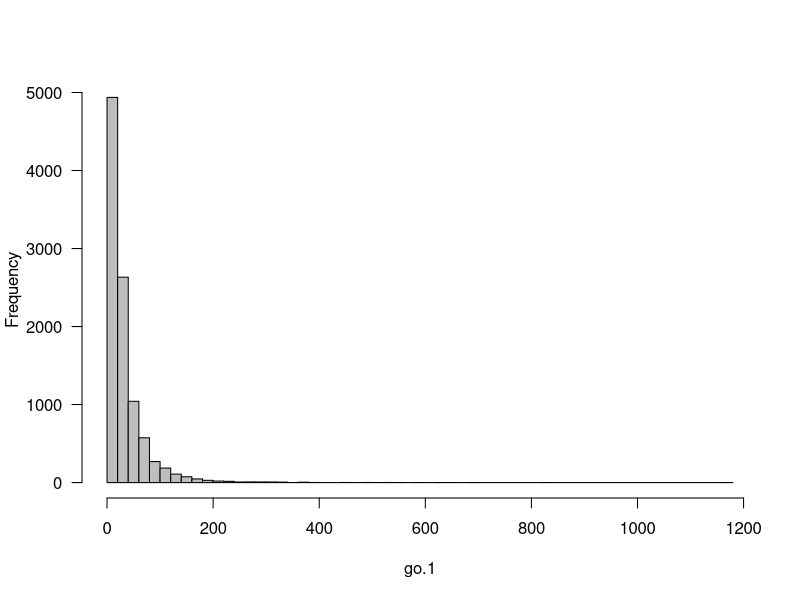
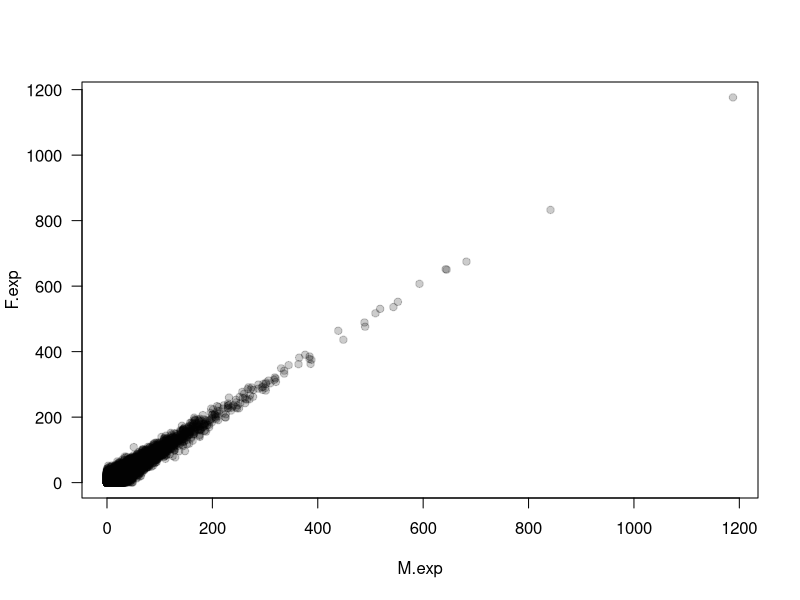
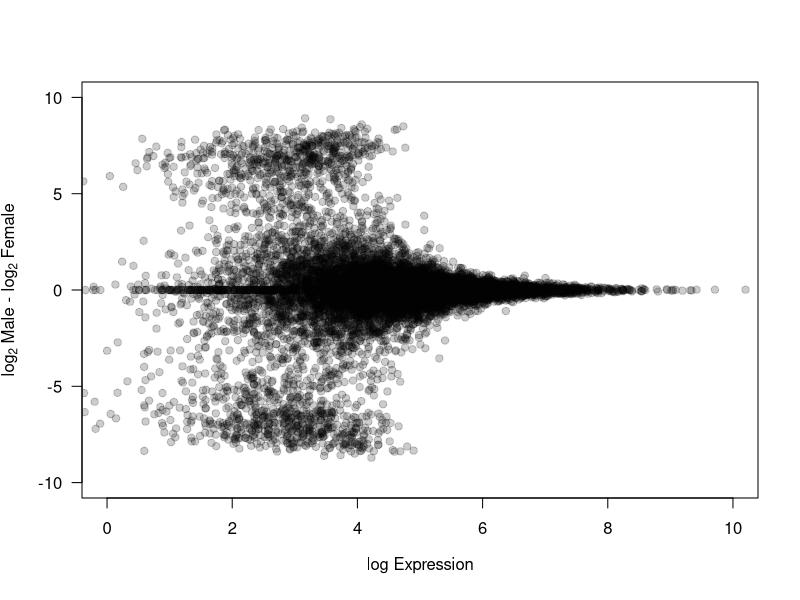
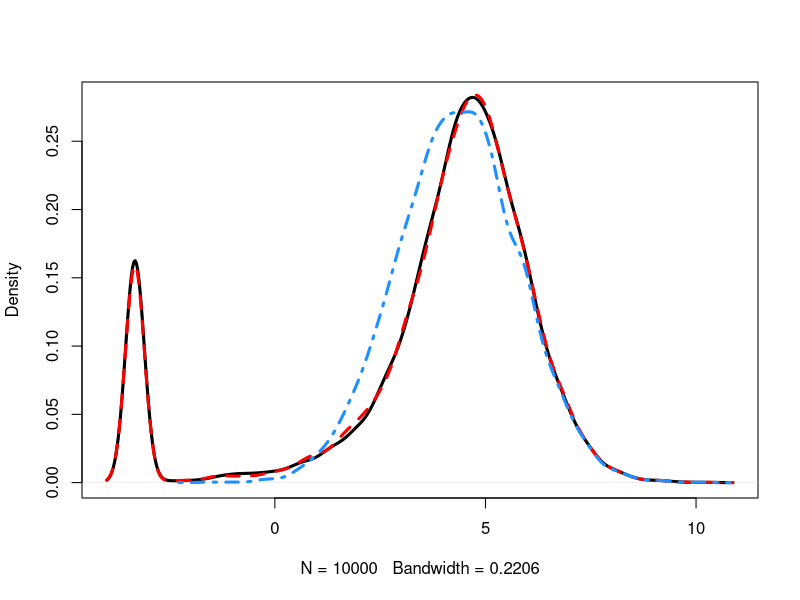
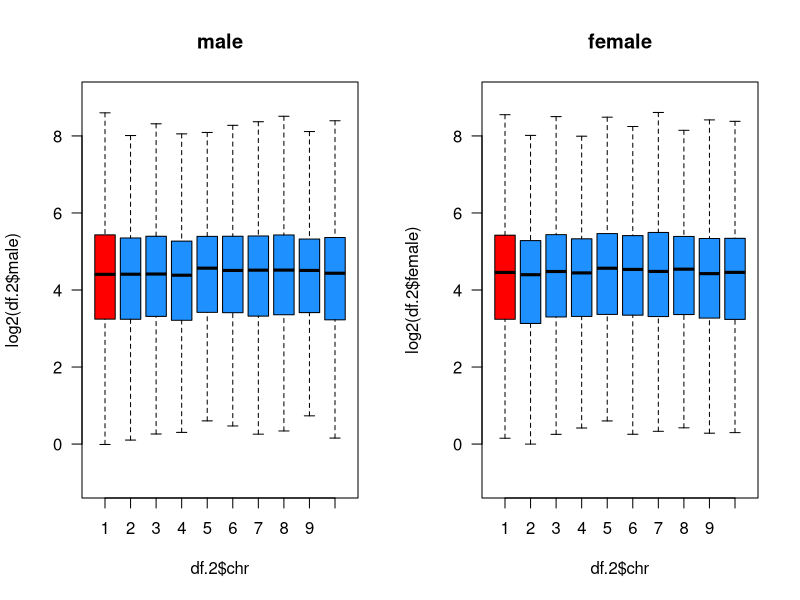
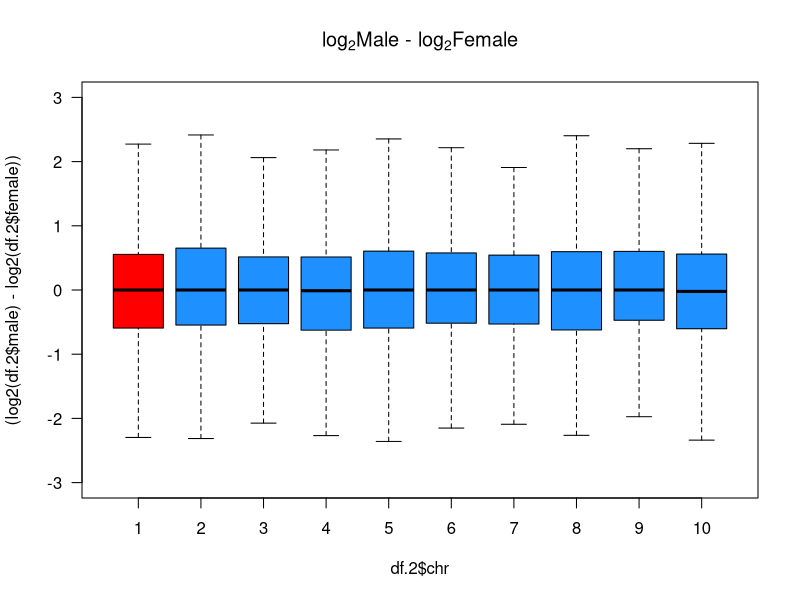
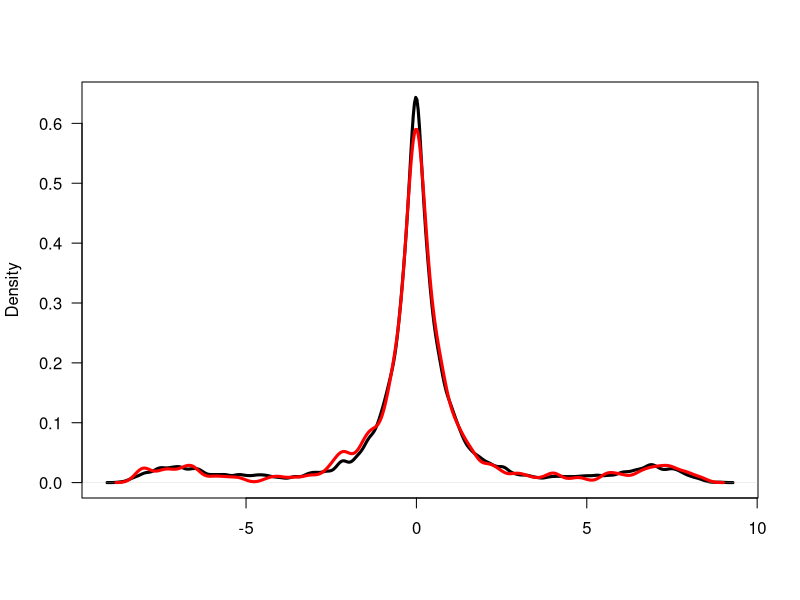
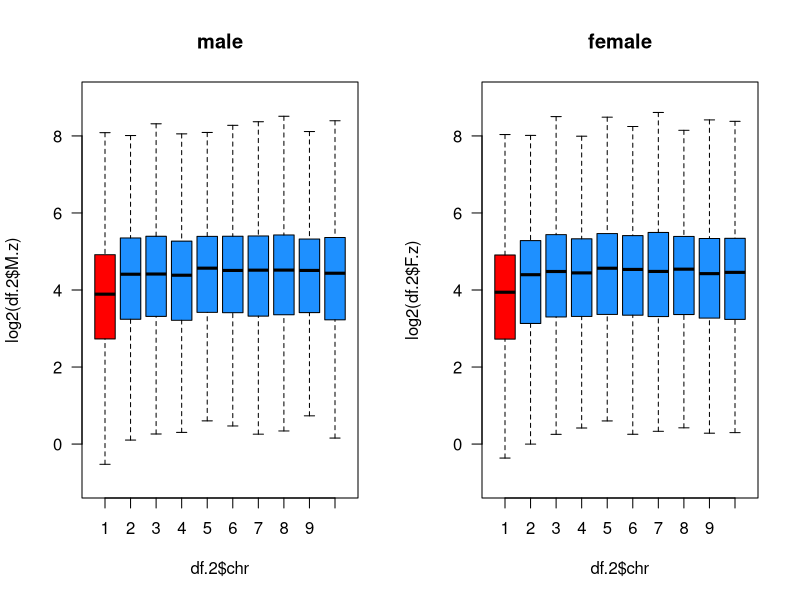

Here is the R script that generated these plots, in order:
## ---- chunk 1
knitr::opts_chunk$set(fig.align = "center")
## ---- chunk 2
set.seed(13342143)
sessionInfo()
setwd("~/Desktop/Projects/NGS-course/SLDC")

# simulate read counts under a log normal distribution
go.1 <- rlnorm(n = 1e4, meanlog = 3, sdlog = 1)
head(go.1)
hist(go.1, col = "grey", main = "", las = 1, breaks = 50)
## ---- chunk 3
#Male data
M.exp <- go.1 + rnorm(1e4, mean = 0, sd = 10)
M.exp[M.exp < 0.1] <- 0.1 # we will be using log2, and don't want the world to implode.

#Female data
F.exp <- go.1 + rnorm(1e4, mean = 0, sd = 10)
F.exp[F.exp < 0.1] <- 0.1

# Combine into data.frame
df.2 <- data.frame(exp = go.1, male = M.exp, female = F.exp, chr = as.factor(rep(1:10)))
head(df.2)
tail(df.2)
str(df.2)
## ---- chunk 4
plot(M.exp, F.exp, pch = 19, las = 1, col = rgb(0, 0, 0, 0.2))

#### Make your own M:A plot
plot(log2(go.1), log2(M.exp) - log2(F.exp), pch = 19, col = rgb(0, 0, 0, 0.2), ylim = c(-10, 10), xlim = c(0, 10), las = 1, xlab = expression(paste("log Expression")), ylab = expression(paste("log"[2], " Male - log"[2], " Female")))

# plot males count density
plot(density(log2(M.exp)), lwd = 3, main = "") 
# overlay female count density
lines(density(log2(F.exp)), lwd = 3, main = "", col = "red", lty = 2) 
# overlay the base expression
lines(density(log2(df.2$exp)), lwd = 3, col = "dodgerblue", lty = 4) 

## ---- chunk 5
par(mfrow = c(1, 2))
# Chromosome 1 is the sex chromosome
boxplot(log2(df.2$male) ~ df.2$chr, las =1, pch = 19, col = c("red", rep("dodgerblue", 9)), ylim = c(-1, 9), main = "male", outline = FALSE) 
boxplot(log2(df.2$female) ~ df.2$chr, las =1, pch = 19, col = c("red", rep("dodgerblue", 9)), ylim = c(-1, 9), main = "female", outline = FALSE)
par(mfrow = c(1, 1))
## ---- chunk 6
# This is chromosome by chromosome
boxplot((log2(df.2$male) - log2(df.2$female)) ~ df.2$chr, pch = 19, col = c("red", rep("dodgerblue", 9)), las = 1, ylim = c(-3, 3), main = expression(paste("log"[2], "Male - log"[2], "Female")), outline = FALSE) 

# Autosomes vs. sex-chromosome
plot(density(log2(df.2$male[df.2$chr != 1]) - log2(df.2$female[df.2$chr != 1])), lwd = 3, las = 1, main = "", xlab = "")
lines(density(log2(df.2$male[df.2$chr == 1]) - log2(df.2$female[df.2$chr == 1])), lwd = 3, col = "red")
## ---- chunk 7
df.2$M.z <- df.2$male
df.2$M.z[df.2$chr == 1] <- df.2$male[df.2$chr == 1] * 0.7

df.2$F.z <- df.2$female
df.2$F.z[df.2$chr == 1] <- df.2$female[df.2$chr == 1] * 0.7
head(df.2)

par(mfrow = c(1, 2))
boxplot(log2(df.2$M.z) ~ df.2$chr, las =1, pch = 19, col = c("red", rep("dodgerblue", 9)), ylim = c(-1, 9), main = "male", outline = FALSE)

boxplot(log2(df.2$F.z) ~ df.2$chr, las =1, pch = 19, col = c("red", rep("dodgerblue", 9)), ylim = c(-1, 9), main = "female", outline = FALSE)
par(mfrow = c(1, 1))
## ---- chunk 8
df.2$trt <- df.2$male
df.2$trt[df.2$chr == 1] <- df.2$male[df.2$chr == 1] * 2
head(df.2)

par(mfrow = c(1, 2))
boxplot(log2(df.2$trt) ~ df.2$chr, las =1, pch = 19, col = c("red", rep("dodgerblue", 9)), ylim = c(-1, 10), main = "male", outline = FALSE)

boxplot(log2(df.2$F.z) ~ df.2$chr, las =1, pch = 19, col = c("red", rep("dodgerblue", 9)), ylim = c(-1, 10), main = "female", outline = FALSE)
par(mfrow = c(1, 1))
## ---- chunk 9
# with density plots for male vs. female
plot(density(log2(df.2$trt[df.2$chr != 1]) - log2(df.2$F.z[df.2$chr != 1])), lwd = 3, las = 1, main = "", xlab = "", ylim = c(0, 0.65))
lines(density(log2(df.2$trt[df.2$chr == 1]) - log2(df.2$F.z[df.2$chr == 1])), lwd = 3, col = "red")

# and with M:F boxplots
boxplot((log2(df.2$trt) - log2(df.2$female)) ~ df.2$chr, pch = 19, col = c("red", rep("dodgerblue", 9)), las = 1, ylim = c(-3, 4), main = expression(paste("log"[2], "Male - log"[2], "Female")), outline = FALSE)
## ---- chunk 10
# T <- FALSE
# T
# Bmori.dat <- read.csv("Data/Bmori-data.csv", header = T)
# head(Bmori.dat) 
Bmori.dat <- read.csv("Data/Bmori-data.csv", header = TRUE)
head(Bmori.dat)
# TRUE <- FALSE
# TRUE <- F
# TRUE <- "anything"
str(Bmori.dat)
## ---- chunk 11
# Make your own M:A plots
M.Mcont_Fcont<- log2(Bmori.dat$rpkm.m68) - log2(Bmori.dat$rpkm.f67) 
A.Mcont_Fcont <- log2((Bmori.dat$rpkm.m68 + Bmori.dat$rpkm.f67) / 2)

M.Mcont_Fexp <- log2(Bmori.dat$rpkm.m68) - log2(Bmori.dat$rpkm.f69)
A.Mcont_Fexp <- log2((Bmori.dat$rpkm.m68 + Bmori.dat$rpkm.f69) / 2)

M.Mexp_Fcont <- log2(Bmori.dat$rpkm.m70) - log2(Bmori.dat$rpkm.f67)
A.Mexp_Fcont <- log2((Bmori.dat$rpkm.m70 + Bmori.dat$rpkm.f67) / 2)

M.Mexp_Fexp <- log2(Bmori.dat$rpkm.m70) - log2(Bmori.dat$rpkm.f69)
A.Mexp_Fexp <- log2((Bmori.dat$rpkm.m70 + Bmori.dat$rpkm.f69) / 2)

# make the four pairwise plots
par(mfrow = c(2, 2))
plot(A.Mcont_Fcont, M.Mcont_Fcont, main = "Mcont - Fcont", pch = 19, col = rgb(0, 0, 0, 0.1), cex = 0.8, ylim = c(-4, 6), xlim = c(-5, 17), ylab = expression(paste("log"[2], " expression")), xlab = "")
abline(h = 0, lwd = 3, lty = 1, col = "red")

plot(A.Mcont_Fcont, M.Mcont_Fexp, main = "Mcont - Fexp", pch = 19, col = rgb(0, 0, 0, 0.1), cex = 0.8, ylim = c(-8, 8), xlim = c(-5, 17), xlab = "")
abline(h = 0, lwd = 3, lty = 1, col = "red")

plot(A.Mexp_Fcont, M.Mexp_Fcont, main = "Mexp - Fcont", pch = 19, col = rgb(0, 0, 0, 0.1), cex = 0.8, ylim = c(-6, 8), xlim = c(-5, 17), ylab = expression(paste("log"[2], " expression")), xlab = "Expected count")
abline(h = 0, lwd = 3, lty = 1, col = "red")

plot(A.Mexp_Fexp, M.Mexp_Fexp, main = "Mexp - Fexp", pch = 19, col = rgb(0, 0, 0, 0.1), cex = 0.8, ylim = c(-5, 7), xlim = c(-5, 17), xlab = "Expected count")
abline(h = 0, lwd = 3, lty = 1, col = "red")
par(mfrow = c(1, 1))
## ---- chunk 12
par(mfrow = c(1, 2))
boxplot(log2(Bmori.dat$rpkm.m68[Bmori.dat$rpkm.m68 >= 1]) ~ Bmori.dat$chr[Bmori.dat$rpkm.m68 >= 1], pch = 19, notch = TRUE, col = c("red", rep("grey", 27)), na.rm = TRUE, las = 1, ylim = c(-1, 15), main = "Control (male)", ylab = expression(paste("log"[2]," expression (RPKM)")), outline = FALSE)

boxplot(log2(Bmori.dat$rpkm.m70[Bmori.dat$rpkm.m70 >= 1]) ~ Bmori.dat$chr[Bmori.dat$rpkm.m70 >= 1],  pch = 19, notch = TRUE, col = c("red", rep("grey", 27)), na.rm = TRUE, las = 1, ylim = c(-1, 15), main = expression(paste(italic("Expr"), " knockdown (male)")), ylab = expression(paste("log"[2]," expression (RPKM)")), outline = FALSE)
par(mfrow = c(1, 1))
## ---- chunk 13
plot.ratios <- function(chr = Bmori.dat$chr, minRPKM = 1, sampA, sampB, ...) {
	rpkm <- data.frame(chr, sampA, sampB)
	filter <- (sampA >= minRPKM & sampB >= minRPKM)
	rpkm <- rpkm[filter,]
	rpkm$lratio <- log2(rpkm$sampA) - log2(rpkm$sampB)
	boxplot(rpkm$lratio ~ rpkm$chr, ...)
}
plot.ratios(sampA = Bmori.dat$rpkm.m70, sampB=Bmori.dat$rpkm.f69, minRPKM = 0.1,  main = expression(paste(italic(Expr), " Male vs. Female")), outline = FALSE,  col = c("red", rep("grey", 27)), notch = TRUE, ylab = expression(paste("log" [2], "(Male) - log" [2], "(Female)")), las = 1)
## ---- chunk 14
plot.density.za <- function(chr = Bmori.dat$chr, minRPKM = 1, sampA, sampB, ...) {
	rpkm <- data.frame(chr, sampA, sampB)
	filter <- (sampA > minRPKM & sampB > minRPKM)
	rpkm <- rpkm[filter,]
	rpkm$lratio <- log2(rpkm$sampA) - log2(rpkm$sampB)
	rpkm$za <- ifelse(rpkm$chr == 1, "Z", "A")
	Zvals <- rpkm$lratio[rpkm$za == "Z"]
	Avals <- rpkm$lratio[rpkm$za == "A"]
	plot(density(Avals), las = 1, ...)
	abline(v = median(Avals), lty = 2, lwd = 3)
	lines(density(Zvals), col = "red", lwd = 3)
	abline(v = median(Zvals), lty = 2, col = "red", lwd = 3)
}

plot.density.za(sampA = Bmori.dat$rpkm.m70, sampB = Bmori.dat$rpkm.f69, minRPKM = 1,  main = expression(paste(italic("Masc"), ": Male vs. Female ")), xlim = c(-2,2), lwd = 3, xlab = expression(paste("Log"[2], " (Male:Female)")), ylab = "")
legend("topright", legend = c("Z Chromosome", "Autosomes"), lty = 1, col = c("red", "black"), bty = "n", lwd = 3)
## ---- chunk 15
get.za.stats <- function(chr = Bmori.dat$chr, minRPKM = 1, samp, plot.it = FALSE, ...) {
	rpkm <- data.frame(chr, samp)
	rpkm <- rpkm[samp > minRPKM,]
	rpkm$za <- ifelse(rpkm$chr == 1, "Z", "A")
	if (plot.it == TRUE) {
		boxplot(log2(rpkm$samp) ~ rpkm$za, ...)
	}
	Zvals <- rpkm$samp[rpkm$za == "Z"]
	Avals <- rpkm$samp[rpkm$za == "A"]
	Zmean <- round(mean(Zvals), digits = 3)
	Zmedian <- round(median(Zvals), digits = 3)
	Amean <- round(mean(Avals), digits = 3)
	Amedian <- round(median(Avals), digits = 3)
	za.mean <- round(Zmean/Amean, digits = 4)
	za.median <- round(Zmedian/Amedian, digits = 4)
	wilcox <- wilcox.test(Zvals, Avals)
	out.stats <- list(	"Zmean" = Zmean, "Amean" = Amean, "Z:A_mean"= za.mean, "Zmedian" = Zmedian,  "Amedian" = Amedian, "Z:A_median" = za.median, "ZvA_MWU-p" = signif(wilcox$p.value, digits = 4), "n_Zgenes" = length(Zvals), "n_Agenes" = length(Avals) 
		)				
	return(out.stats)
}
sapply(Bmori.dat[3:6], FUN = function(x) get.za.stats(samp = x))

